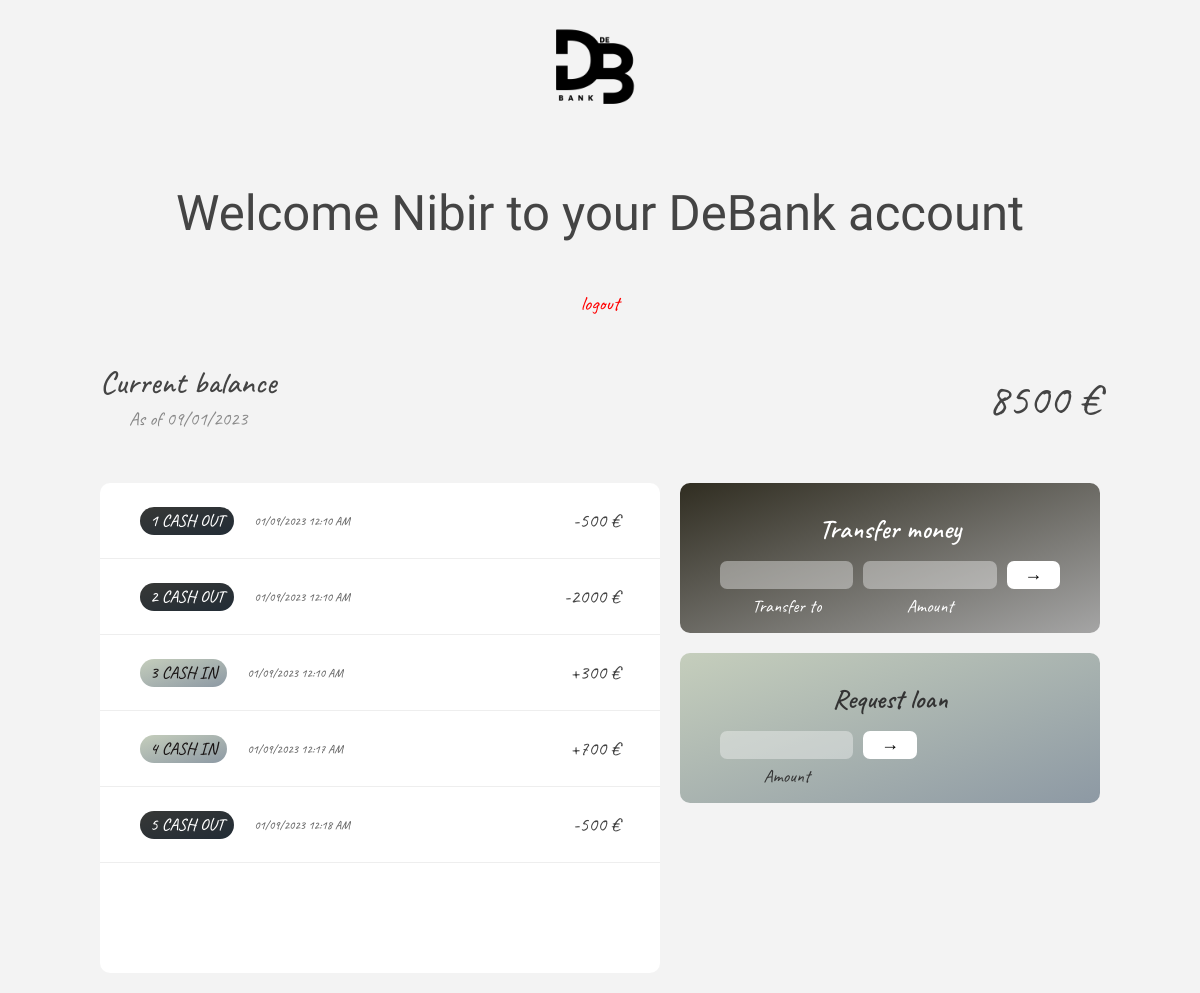
The app's page /loginpage.php (signed in) with its own data.
### tables this page shows
CREATE TABLE `users` (
  `id` int NOT NULL AUTO_INCREMENT,
  `f_name` varchar(255) NOT NULL,
  `l_name` varchar(255) NOT NULL,
  `username` varchar(255) NOT NULL,
  `email` varchar(255) NOT NULL,
  `phone` varchar(255) NOT NULL,
  `balance` float NOT NULL,
  `password` varchar(255) NOT NULL DEFAULT '0',
  PRIMARY KEY (`id`)
);

CREATE TABLE `transactions` (
  `id` int NOT NULL AUTO_INCREMENT,
  `user_id` int NOT NULL,
  `amount` text NOT NULL,
  `date` datetime NOT NULL DEFAULT CURRENT_TIMESTAMP,
  PRIMARY KEY (`id`)
);

### loginpage.php (the view, shortened to what this page needs)
<!DOCTYPE html>
<html lang="en">
<?php
include 'con.php';
?>
<head>
	<link href="https://cdn.jsdelivr.net/npm/bootstrap@5.2.3/dist/css/bootstrap.min.css" rel="stylesheet"
 />
	<link rel="stylesheet" href="loginpage.css" />
</head>
<body>
	<img class="mb-2 signin-logo" src="pictures/D.png" alt="DeBanklogo" />
	<h1 class="welcome">Welcome <?php echo $_SESSION['user']['f_name'] ?> to your DeBank account</h1>
	<p><a style="font-size: 20px; text-decoration: none; color: red" href="logout.php">logout</a></p>
	<main class="app">
		<div class="balance">
			<div>
				<p class="balance__label">Current balance</p>
				<p class="balance__date">
					As of <span class="date"><?php echo date('d/m/Y') ?></span>
				</p>
			</div>
			<?php
				$user_id = $_SESSION['user']['id'];
				$sql = "SELECT * FROM users WHERE id = '$user_id'";
				$result = mysqli_query($conn, $sql);
				$row = mysqli_fetch_assoc($result);
				$balance = $row['balance'];
			?>
			<p class="balance__value">
			<?php echo $balance ?>	€
			</p>
		</div>
		<div class="movements">
			<?php
				$sql = "SELECT * FROM transactions WHERE user_id = '$user_id'";
				$result = mysqli_query($conn, $sql);
				$transactions = mysqli_fetch_all($result, MYSQLI_ASSOC);
			?>
			<?php
			$i = 1;
			foreach( $transactions as $transaction ): ?>
			<div class="movements__row">
				<div class="movements__type movements__type--<?php echo $transaction['amount'][0] == '+' ? 'deposit' : 'withdrawal' ?>"><?php echo $i?>
					<?php echo $transaction['amount'][0] == '+' ? 'cash in' : 'cash out' ?>
				</div>
				<div class="movements__date"><?php echo date( "m/d/Y h:i a", strtotime($transaction['date'])); ?></div>
				<div class="movements__value"> <?php echo $transaction['amount'] ?> €</div>
			</div>
			<?php $i++; endforeach; ?>
		</div>
		<div class="operation operation--transfer">
			<h2 class="Transfer-Money-h2">Transfer money</h2>
			<form class="form form--transfer" action="transfer.php" method="POST">
				<input name="email" type="email" class="form__input form__input--to" />
				<input name="amount" type="number" class="form__input form__input--amount" />
				<input name="transfer" type="submit" value="&rarr;" class="form__btn form__btn--transfer">
				<label class="form__label">Transfer to</label>
				<label class="form__label">Amount</label>
			</form>
		</div>
		<div class="operation operation--loan">
			<h2>Request loan</h2>
			<form class="form form--loan" method="POST" action="requestloan.php">
				<input name="amount" type="number" class="form__input form__input--loan-amount" />
				<input name="reqeustloan" class="form__btn form__btn--loan" type="submit" value="&rarr;">
				<label class="form__label form__label--loan">Amount</label>
			</form>
		</div>
	</main>
</body>
</html>

### loginpage.css (style rules this page uses)
* { margin: 0; padding: 0; box-sizing: inherit; }
html { font-size: 62.5%; box-sizing: border-box; }
body { font-family: "caveat"; color: #444; background-color: #f3f3f3; height: 100vh; padding: 2rem; text-align: center; }
.signin-logo { position: relative; top: -49px; height: 200px; width: 200px; }
.welcome { position: relative; font-family: "Freehand"; font-size: 4.9rem; font-weight: 500; top: -40px; }
.app { position: relative; max-width: 100rem; margin: 4rem auto; display: grid; grid-template-columns: 4fr 3fr; grid-template-rows: auto repeat(3, 15rem) auto; gap: 2rem; opacity: 100; transition: all 1s; }
.balance { grid-column: 1 / span 2; display: flex; align-items: flex-end; justify-content: space-between; margin-bottom: 2rem; }
.balance__label { font-size: 3.2rem; font-weight: 500; margin-bottom: -0.2rem; }
.balance__date { font-size: 1.9rem; color: #888; }
.balance__value { font-size: 4.5rem; font-weight: 400; }
.movements { grid-row: 2 / span 3; background-color: #fff; border-radius: 1rem; overflow: scroll; }
.movements__row { padding: 2.25rem 4rem; display: flex; align-items: center; border-bottom: 1px solid #eee; }
.movements__type { font-size: 1.7rem; text-transform: uppercase; font-weight: 500; color: #fff; padding: 0.1rem 1rem; border-radius: 10rem; margin-right: 2rem; }
.movements__date { font-size: 1.2rem; text-transform: uppercase; font-weight: 500; color: #666; }
.movements__type--deposit { background-image: linear-gradient(to top left, #8d99a4, #c5cebc); color: rgb(26, 21, 21); }
.movements__type--withdrawal { background-image: linear-gradient(to top left, #222c36, #373836); }
.movements__value { font-size: 2rem; margin-left: auto; }
.operation { border-radius: 1rem; padding: 3rem 4rem; color: #333; }
.Transfer-Money-h2, .close-acc-h2 { color: #fff; }
.operation--transfer, .operation--close { background-image: linear-gradient(to top left, #a5a5a5, #302d21); color: #fff; font-size: 1.7rem; }
.operation--loan { background-image: linear-gradient(to top left, #8d99a4, #c5cebc); font-size: 1.7rem; }
h2 { margin-bottom: 1.5rem; font-size: 2.7rem; font-weight: 600; color: #333; }
.form { display: grid; grid-template-columns: 2.5fr 2.5fr 1fr; grid-template-rows: auto auto; gap: 0.4rem 1rem; }
.form.form--loan { grid-template-columns: 2.5fr 1fr 2.5fr; }
.form__label--loan { grid-row: 2; }
.form__input { width: 100%; border: none; background-color: rgba(247, 247, 247, 0.4); font-family: inherit; font-size: 1.5rem; text-align: center; color: #333; padding: 0.3rem 1rem; border-radius: 0.7rem; transition: all 0.3s; }
.form__label { font-size: 1.8rem; text-align: center; }
.form__btn { border: none; border-radius: 0.7rem; font-size: 1.8rem; background-color: #fff; cursor: pointer; transition: all 0.3s; }

### records on screen
users: balance "8500"
transactions: shows "CASH OUT", date "01/09/2023 12:10 AM", amount "-500"
transactions: shows "CASH OUT", date "01/09/2023 12:10 AM", amount "-2000"
transactions: shows "CASH IN", date "01/09/2023 12:10 AM", amount "+300"
transactions: shows "CASH IN", date "01/09/2023 12:17 AM", amount "+700"
transactions: shows "CASH OUT", date "01/09/2023 12:18 AM", amount "-500"

### other values on screen
$_SESSION['user']['f_name'] "Nibir"
